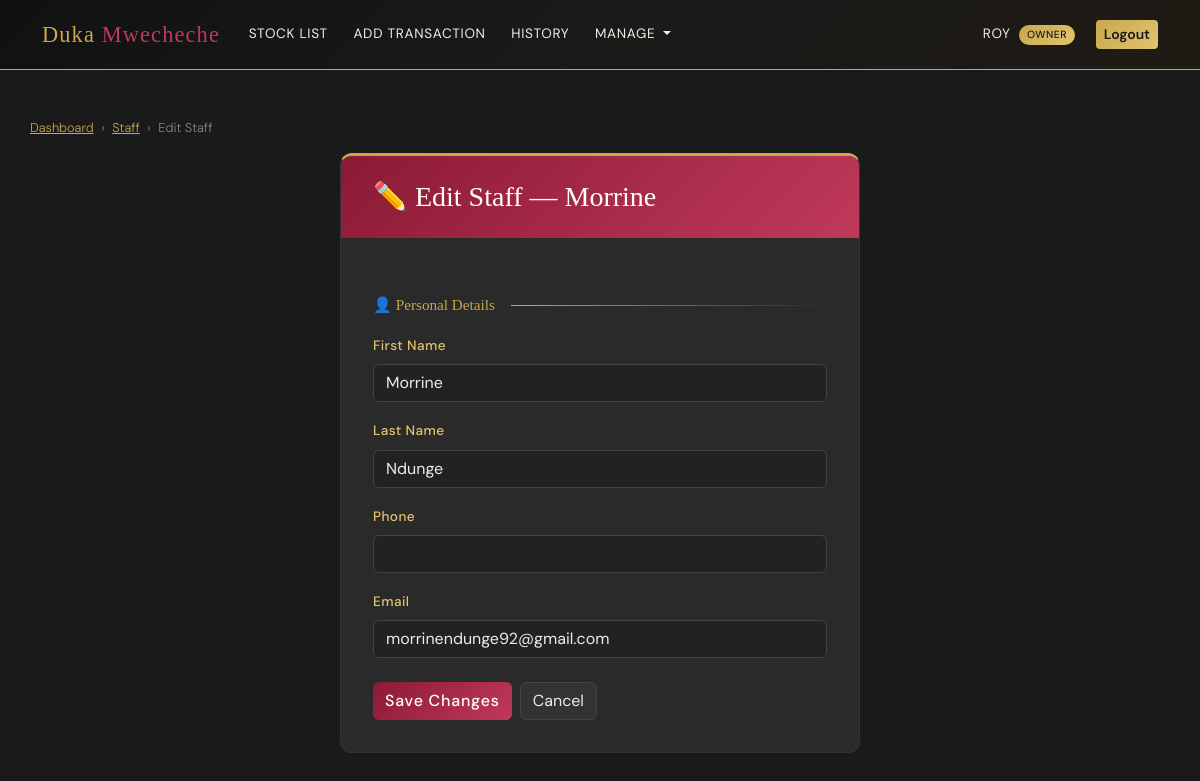
Page /business/staff/edit/2/ (signed in) on the committed database.
### accounts/models.py (models this page shows, shortened)
class UserProfile(models.Model):
    ROLE_CHOICES = [
        ('owner', 'Owner'),
        ('staff', 'Staff'),
    ]
    user = models.OneToOneField(User, on_delete=models.CASCADE)
    business = models.ForeignKey(Business, on_delete=models.CASCADE,
                                  related_name='users', null=True, blank=True)
    role = models.CharField(max_length=10, choices=ROLE_CHOICES, default='staff')
    phone = models.CharField(max_length=20, blank=True)  # ← add this
    @property
    def is_owner(self):
        return self.role == 'owner'

### accounts/views.py (the view, shortened to what this page needs)
# urls.py: path('staff/edit/<int:user_id>/', views.edit_staff, name='edit_staff'),
@login_required
def edit_staff(request, user_id):
    try:
        user_profile = request.user.userprofile
    except Exception:
        return redirect('home')
    if not user_profile.is_owner:
        messages.error(request, "Only business owners can edit staff.")
        return redirect('home')
    staff_profile = get_object_or_404(
        UserProfile,
        user__id=user_id,
        business=user_profile.business,
        role='staff'
    )
    return render(request, 'accounts/edit_staff.html', {'profile': staff_profile})

### templates/accounts/edit_staff.html (shortened to what this page needs)
{% extends "base.html" %}
{% block content %}
<nav style="font-size:0.8rem; color:var(--muted); margin-bottom:1rem;">
    <a href="{% url 'home' %}" style="color:var(--gold)">Dashboard</a>
    <span class="mx-1">›</span>
    <a href="{% url 'staff_list' %}" style="color:var(--gold)">Staff</a>
    <span class="mx-1">›</span>
    <span>Edit Staff</span>
</nav>
<div class="staff-form-card">
    <div class="staff-form-header">
        <h3>✏️ Edit Staff — {{ profile.user.username }}</h3>
    </div>
    <div class="staff-form-body">
        <form method="post">
            <div class="section-divider"><span>👤 Personal Details</span></div>
            <div class="mb-3">
                <label class="form-label">First Name</label>
                <input type="text" name="first_name" class="form-control"
                       value="{{ profile.user.first_name }}">
            </div>
            <div class="mb-3">
                <label class="form-label">Last Name</label>
                <input type="text" name="last_name" class="form-control"
                       value="{{ profile.user.last_name }}">
            </div>
            <div class="mb-3">
                <label class="form-label">Phone</label>
                <input type="text" name="phone" class="form-control"
                       value="{{ profile.phone }}">
            </div>
            <div class="mb-3">
                <label class="form-label">Email</label>
                <input type="email" name="email" class="form-control"
                       value="{{ profile.user.email }}">
            </div>
            <div class="d-flex gap-2 mt-4">
                <button type="submit" class="btn btn-primary">Save Changes</button>
                <a href="{% url 'staff_list' %}" class="btn btn-secondary">Cancel</a>
            </div>
        </form>
    </div>
</div>
{% endblock %}

### templates/base.html (shortened to what this page needs)
<!DOCTYPE html>
<html lang="en">
<head>
    {% load django_bootstrap5 %}
    {% bootstrap_css %}
</head>
<body>
    <nav class="navbar navbar-expand-lg">
        <div class="container">
            <a class="navbar-brand" href="{% url 'home' %}">
                Duka <span>Mwecheche</span>
            </a>
            <div class="collapse navbar-collapse" id="navbarNav">
                {% if user.is_authenticated %}
                <ul class="navbar-nav me-auto">
                    <li class="nav-item">
                        <a class="nav-link" href="{% url 'stock_list' %}">Stock List</a>
                    </li>
                    <li class="nav-item">
                        <a class="nav-link" href="{% url 'add_transaction' %}">Add Transaction</a>
                    </li>
                    <li class="nav-item">
                        <a class="nav-link" href="{% url 'transaction_history' %}">History</a>
                    </li>
                    {% if user.userprofile.is_owner %}
                    <li class="nav-item dropdown">
                        <a class="nav-link dropdown-toggle" href="#" data-bs-toggle="dropdown">
                            Manage
                        </a>
                    </li>
                    {% endif %}
                </ul>
                <ul class="navbar-nav ms-auto align-items-center gap-2">
                    <li class="nav-item">
                        <span class="nav-link">
                            {{ user.username }}
                            {% if user.userprofile.is_owner %}
                                <span class="badge-role badge-owner ms-1">Owner</span>
                            {% else %}
                                <span class="badge-role badge-staff ms-1">Staff</span>
                            {% endif %}
                        </span>
                    </li>
                    <li class="nav-item">
                        <form method="post" action="{% url 'logout' %}" style="display:inline;">
                            <button type="submit" class="btn btn-sm btn-gold">Logout</button>
                        </form>
                    </li>
                </ul>
                {% endif %}
            </div>
        </div>
    </nav>
    <div class="container main-content">
        {% block content %}
        {% endblock %}
    </div>
</body>
</html>

### templates/base.html (style rules this page uses)
:root { --onyx: #1a1a1a; --onyx-light: #242424; --onyx-card: #2a2a2a; --gold: #c9a84c; --gold-light: #e2c36e; --pearl: #f0ece4; --raspberry: #c0395a; --raspberry-dark: #8b1a35; --white: #ffffff; --muted: #888888; --success: #2ecc71; --warning: #f39c12; --danger: #e74c3c; }
* { box-sizing: border-box; margin: 0; padding: 0; }
body { background-color: var(--onyx); color: var(--pearl); font-family: 'DM Sans', sans-serif; font-weight: 300; min-height: 100vh; }
.navbar { background: linear-gradient(135deg, #111111 0%, #1a1a1a 50%, #1f1a14 100%); border-bottom: 1px solid var(--gold); padding: 0.8rem 0; position: sticky; top: 0; z-index: 1000; }
.navbar-brand { font-family: 'Playfair Display', serif; font-size: 1.4rem; color: var(--gold) !important; letter-spacing: 0.05em; text-decoration: none; }
.navbar-brand span { color: var(--raspberry); }
.nav-link { color: var(--pearl) !important; font-size: 0.85rem; font-weight: 400; letter-spacing: 0.05em; padding: 0.4rem 0.8rem !important; transition: color 0.2s; text-transform: uppercase; }
.badge-role { font-size: 0.65rem; padding: 0.2rem 0.5rem; border-radius: 20px; letter-spacing: 0.05em; text-transform: uppercase; font-weight: 500; }
.badge-owner { background: linear-gradient(135deg, var(--gold), var(--gold-light)); color: var(--onyx); }
.btn-primary { background: linear-gradient(135deg, var(--raspberry-dark), var(--raspberry)); border: none; color: white; font-weight: 500; letter-spacing: 0.05em; transition: all 0.2s; }
.btn-secondary { background: #333; border: 1px solid #444; color: var(--pearl); }
.btn-gold { background: linear-gradient(135deg, var(--gold), var(--gold-light)); border: none; color: var(--onyx); font-weight: 600; }
.form-control, .form-select { background: #222; border: 1px solid #444; color: var(--pearl); border-radius: 6px; }
.form-control::placeholder { color: #666; }
.form-label { color: var(--gold-light); font-size: 0.85rem; font-weight: 500; letter-spacing: 0.03em; }
.main-content { padding: 2rem 0 4rem; }

### templates/accounts/edit_staff.html (style rules this page uses)
.staff-form-card { max-width: 520px; margin: 0 auto; background: var(--onyx-card); border: 1px solid #333; border-top: 3px solid var(--gold); border-radius: 12px; overflow: hidden; }
.staff-form-header { background: linear-gradient(135deg, var(--raspberry-dark), var(--raspberry)); padding: 1.5rem 2rem; }
.staff-form-header h3 { font-family: 'Playfair Display', serif; color: white; margin: 0; }
.staff-form-body { padding: 2rem; }
.section-divider { display: flex; align-items: center; margin: 1.5rem 0 1rem; }
.section-divider span { font-family: 'Playfair Display', serif; color: var(--gold); font-size: 0.95rem; padding-right: 1rem; white-space: nowrap; }
.section-divider::after { content: ''; flex: 1; height: 1px; background: linear-gradient(90deg, var(--gold), transparent); }

### rows in the picture
UserProfile: user.username "Morrine", first_name "Morrine", last_name "Ndunge", email "morrinendunge92@gmail.com"

### other values in the picture
{{ user.username }} "ROY"
